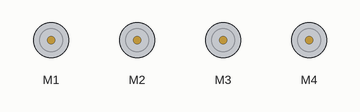
The sketch below on a simulated Arduino Uno, built with avr-gcc and run on an emulated ATmega328P. Parts: 4 × DC motor (green arrow = forward, orange = backward, longer = faster).

Above: at 0.1 s.
At 2.1 s:
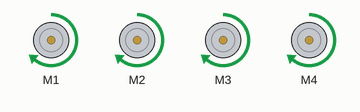
At 4.1 s:
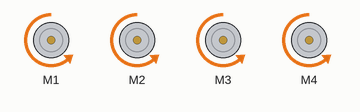
At 6.1 s:
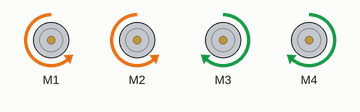
At 8.1 s:
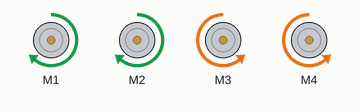
Timing chart, 0 to 11.5 s (numbered marks = the images above):
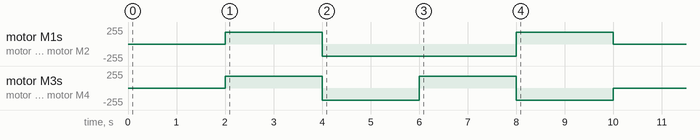

Measured:
- by itself, motor M1, motor M2: stopped → forward 180/255 at 2.0 s, → backward 180/255 2.0 s later, → forward 180/255 4.0 s later, → stopped 2.0 s later
- by itself, motor M3, motor M4: stopped → forward 180/255 at 2.0 s, → backward 180/255 2.0 s later, → forward 180/255 2.0 s later, → backward 180/255 2.0 s later, … (5 changes in this stretch)

The sketch:

rover.ino
```cpp
/*para instalar libreria
-> Sketch
--> include library
---> manager library
----> buscar "adafruit motor shiel library"
*/
#include <AFMotor.h>

AF_DCMotor motor_del_der(1);
AF_DCMotor motor_atr_der(2);
AF_DCMotor motor_atr_izq(3);
AF_DCMotor motor_del_izq(4);
int contador=0;

void setup()
{
  motor_del_der.run(RELEASE);
  motor_atr_der.run(RELEASE);
  motor_atr_izq.run(RELEASE);
  motor_del_izq.run(RELEASE);
}

void loop()
{

  stop();
  if(contador==0)
  {
    delay(2000);
    delante();
    delay(2000);
    atras();
    delay(2000);
    derecha();
    delay(2000);
    izquierdo();
    delay(2000);
    contador=1;
  }
}

void velocidad(int x)
{
  motor_del_der.setSpeed(x);
  motor_atr_der.setSpeed(x);
  motor_atr_izq.setSpeed(x);
  motor_del_izq.setSpeed(x);
}

void stop()
{
  velocidad(0);
  motor_del_der.run(RELEASE);
  motor_atr_der.run(RELEASE);
  motor_atr_izq.run(RELEASE);
  motor_del_izq.run(RELEASE);
}
void delante()
{
  velocidad(180);
  motor_del_der.run(FORWARD);
  motor_atr_der.run(FORWARD);
  motor_atr_izq.run(FORWARD);
  motor_del_izq.run(FORWARD);
}
void atras()
{
  velocidad(180);
  motor_del_der.run(BACKWARD);
  motor_atr_der.run(BACKWARD);
  motor_atr_izq.run(BACKWARD);
  motor_del_izq.run(BACKWARD);
}
void derecha()
{
  velocidad(180);
  motor_del_der.run(BACKWARD);
  motor_atr_der.run(BACKWARD);
  motor_atr_izq.run(FORWARD);
  motor_del_izq.run(FORWARD);
}
void izquierdo()
{
  velocidad(180);
  motor_del_der.run(FORWARD);
  motor_atr_der.run(FORWARD);
  motor_atr_izq.run(BACKWARD);
  motor_del_izq.run(BACKWARD);
}
```
